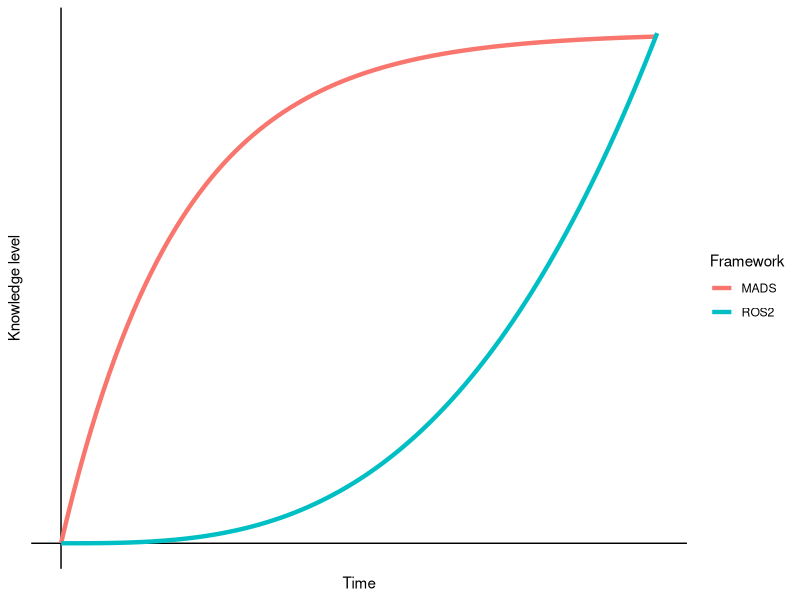

Source code (R):
## ---- chunk 1
library(tidyverse)
## ---- chunk 2
#| echo: false
#| fig-width: 8
#| fig-height: 3
#| dev: png
tibble(
  t = seq(0, 10, length.out=100),
  mads = 1 - exp(-t/2),
  ros2 = (t/10)^3
) %>% 
  ggplot(aes(t, mads)) +
  geom_hline(yintercept=0, color="black") +
  geom_vline(xintercept=0, color="black") +
  geom_line(aes(color="MADS"), linewidth=1.5) +
  geom_line(aes(t, ros2, color="ROS2"), linewidth=1.5) +
  labs(
    x = "Time",
    y = "Knowledge level",
    color="Framework"
  ) +
  scale_x_continuous(breaks=seq(0, 10, 1)) +
  scale_y_continuous(breaks=seq(0, 1, 0.1)) +
  theme(axis.text = element_blank(), axis.ticks = element_blank(),
        panel.background = element_rect(fill='transparent'),
        plot.background = element_rect(fill='transparent', color="transparent"),
        panel.grid= element_blank(),
        legend.background = element_rect(fill='transparent'),
        panel.border = element_blank())

